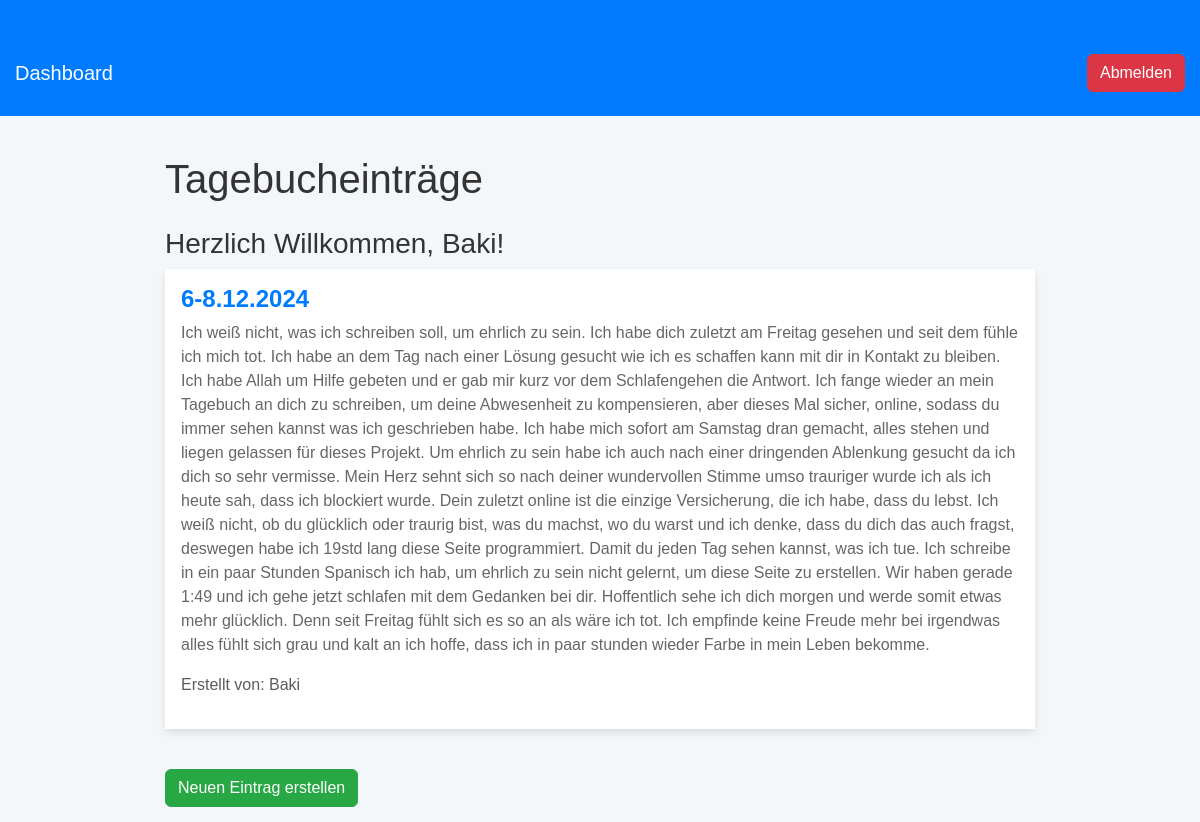
The page /dashboard (signed in) on the database its author committed.
### app.py (models this page shows)
class User(db.Model, UserMixin):
    id = db.Column(db.Integer, primary_key=True)
    username = db.Column(db.String(150), unique=True, nullable=False)
    password = db.Column(db.String(150), nullable=False)
    is_admin = db.Column(db.Boolean, default=False)  # Kennzeichnet den Admin

class DiaryEntry(db.Model):
    id = db.Column(db.Integer, primary_key=True)
    title = db.Column(db.String(150), nullable=False)
    content = db.Column(db.Text, nullable=False)
    created_by = db.Column(db.String(150), nullable=False)

### app.py (the view)
@app.route('/dashboard')
@login_required
def dashboard():
    entries = DiaryEntry.query.all()
    return render_template('dashboard.html', entries=entries, user=current_user)

### app.py (called while the page is built)
@login_manager.user_loader
def load_user(user_id):
    return User.query.get(int(user_id))

### templates/dashboard.html (shortened to what this page needs)
<!DOCTYPE html>
<html lang="de">
<head>
    <link href="https://cdn.jsdelivr.net/npm/bootstrap@5.3.0-alpha3/dist/css/bootstrap.min.css" rel="stylesheet">
    <link href="{{ url_for('static', filename='css/styles.css') }}" rel="stylesheet">
</head>
<body>
    <nav class="navbar navbar-expand-lg navbar-light">
        <div class="container">
            <a class="navbar-brand" href="#">Dashboard</a>
            <div class="ms-auto">
                {% if current_user.is_authenticated %}
                    <a class="btn btn-secondary" href="{{ url_for('logout') }}">Abmelden</a>
                {% else %}
                    <a class="btn btn-primary" href="{{ url_for('login') }}">Anmelden</a>
                {% endif %}
            </div>
        </div>
    </nav>
    <div class="container dashboard-container mt-4">
        <h1 class="mb-4">Tagebucheinträge</h1>
        <h3>Herzlich Willkommen, {{ current_user.username }}!</h3>
        {% for entry in entries %}
            <div class="card mb-3">
                <div class="card-body">
                    <h5 class="card-title">{{ entry.title }}</h5>
                    <p class="card-text">{{ entry.content }}</p>
                    <p class="text-muted">Erstellt von: {{ entry.created_by }}</p>
                </div>
            </div>
        {% else %}
            <p class="text-muted">Keine Einträge vorhanden.</p>
        {% endfor %}
        {% if user.is_admin %}
            <a class="btn btn-primary mt-4" href="{{ url_for('upload') }}">Neuen Eintrag erstellen</a>
        {% endif %}
    </div>
</body>
</html>

### static/css/styles.css (style rules this page uses)
body { font-family: 'Arial', sans-serif; background-color: #f4f7fa; color: #333; margin: 0; padding: 0; }
.navbar { background-color: #007bff; }
.navbar .navbar-brand { color: #fff !important; }
.navbar .btn-secondary { background-color: #dc3545; border-color: #dc3545; }
.btn-primary { background-color: #28a745; border-color: #28a745; }
.container { max-width: 1200px; margin-top: 30px; padding: 15px; }
.dashboard-container { max-width: 900px; margin: 0 auto; }
.card { border: none; box-shadow: 0 4px 8px rgba(0, 0, 0, 0.1); transition: transform 0.3s ease, box-shadow 0.3s ease; }
.card-body { background-color: #fff; }
.card-title { color: #007bff; font-size: 1.5rem; font-weight: bold; }
.card-text { font-size: 1rem; color: #666; }
.text-muted { color: #888; }

### rows shown on the page
User: username "Baki"
DiaryEntry: title "6-8.12.2024", content "Ich weiß nicht, was ich schreiben soll, um ehrlich zu sein. Ich habe dich zuletzt am Freitag gesehen und seit dem fühle ich mich tot. Ich habe an dem Tag nach einer Lösung gesucht wie ich es schaffen kann mit dir in Kontakt zu bleiben. Ich habe Allah um Hilfe gebeten und er gab mir kurz vor dem Schlafengehen die Antwort. Ich fange wieder an mein Tagebuch an dich zu schreiben, um deine Abwesenheit zu kompensieren, aber dieses Mal sicher, online, sodass du immer sehen kannst was ich geschrieben habe. Ich habe mich sofort am Samstag dran gemacht, alles stehen und liegen gelassen für dieses Projekt. Um ehrlich zu sein habe ich auch nach einer dringenden Ablenkung gesucht da ich dich so sehr…", created_by "Baki"
